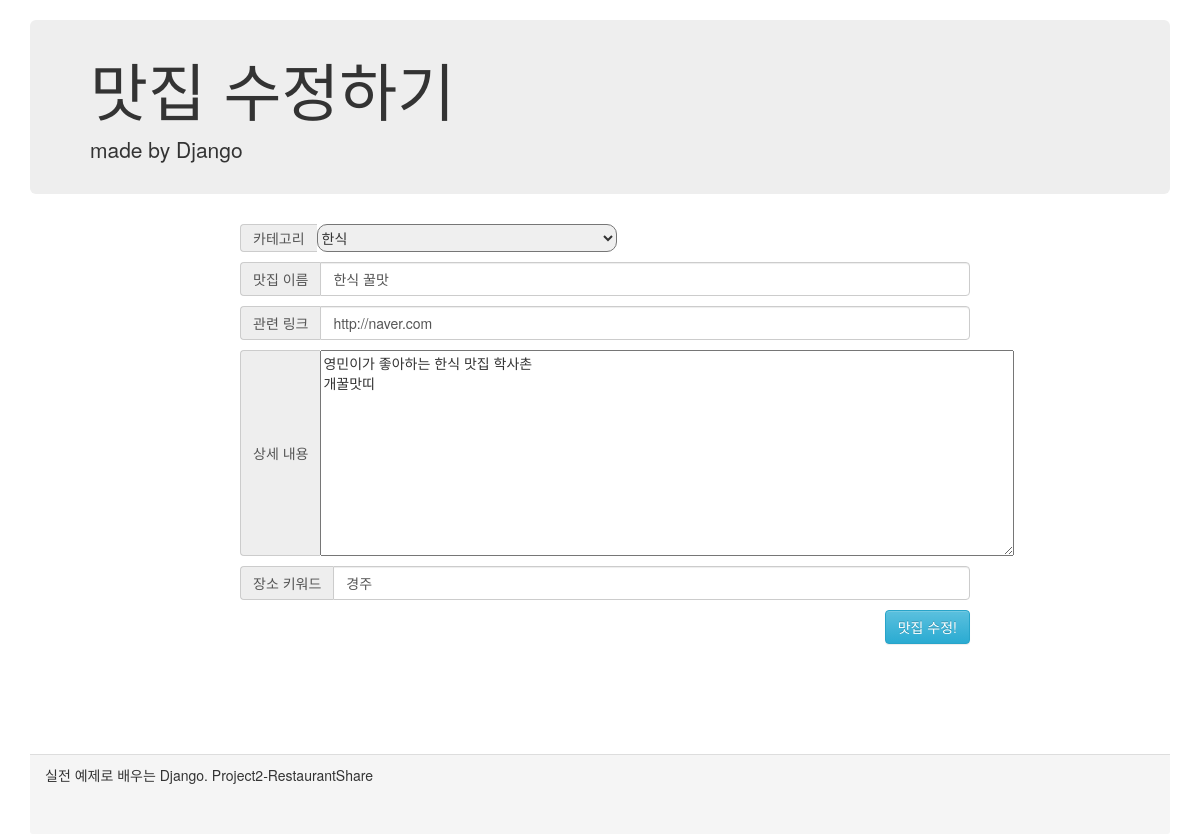
Screenshot of /restaurantDetail/updatePage/1 with the database file from the repository.
### shareRes/models.py (models this page shows)
class Restaurant(models.Model):
    category = models.ForeignKey(Category, on_delete=models.SET_DEFAULT, default=3)
    restaurant_name = models.CharField(max_length=100)
    restaurant_link = models.CharField(max_length=500)
    restaurant_content = models.TextField()
    restaurant_keyword = models.CharField(max_length=50)

### shareRes/views.py (the view)
def restaurantUpdate(request, res_id):
    categories = Category.objects.all()
    restaurant = Restaurant.objects.get(id=res_id)
    content = {"categories": categories, "restaurant": restaurant}
    return render(request, "shareRes/restaurantUpdate.html", content)

### shareRes/templates/shareRes/restaurantUpdate.html (shortened to what this page needs)
<html lang="en">
<head>
    <link rel="stylesheet" href="https://maxcdn.bootstrapcdn.com/bootstrap/3.3.2/css/bootstrap.min.css">
    <link rel="stylesheet" href="https://maxcdn.bootstrapcdn.com/bootstrap/3.3.2/css/bootstrap-theme.min.css">
</head>
<body>
    <div class="container">
        <div class="header">
            <div class="jumbotron">
                <h1>맛집 수정하기</h1>
                <p>made by Django</p>
            </div>
        </div>
        <div class="content">
            <form action="./update" method="POST" onsubmit="return checkFrom();">{% csrf_token %}
                <div class="inputDiv">
                    <div class="input-group">
                        <span class="input-group-addon" id="sizing-addon2">카테고리</span>
                        <select id="resCategory" name="resCategory" class="resCategory" size="1" required autofocus>
                            {% for category in categories %}
                            {% if category == restaurant.category %}
                            <option value="{{category.id}}" selected>{{category.category_name}}</option>
                            {% else %}
                            <option value="{{category.id}}">{{category.category_name}}</option>
                            {% endif %}
                            {% endfor%}
                        </select>
                    </div>
                    <div class="input-group">
                        <span class="input-group-addon" id="sizing-addon2">맛집 이름</span>
                        <input id="resTitle" name="resTitle" type="text" class="form-control"
                            placeholder="맛집 이름을 입력해주세요." aria-describedby="sizing-addon2"
                            value="{{restaurant.restaurant_name}}">
                    </div>
                    <div class=" input-group">
                        <span class="input-group-addon" id="sizing-addon2">관련 링크</span>
                        <input id="resLink" name="resLink" type="text" class="form-control" placeholder="관련 링크를 입력해주세요."
                            aria-describedby="sizing-addon2" value="{{restaurant.restaurant_link}}">
                    </div>
                    <div class="input-group">
                        <span class="input-group-addon" id="sizing-addon2">상세 내용</span>
                        <textarea id="resContent" name="resContent" cols="90" rows="10"
                            placeholder="상세 내용을 입력해주세요.">{{restaurant.restaurant_content}}</textarea>
                    </div>
                    <div class="input-group">
                        <span class="input-group-addon" id="sizing-addon2">장소 키워드</span>
                        <input id="resLoc" name="resLoc" type="text" class="form-control" placeholder="장소 키워드를 입력해주세요."
                            aria-describedby="sizing-addon2" value="{{restaurant.restaurant_keyword}}">
                    </div>
                    <input type="submit" class="resAddBtn btn btn-info" role="button" value="맛집 수정!" />
                </div>
            </form>
        </div>
        <div class="panel-footer">
            실전 예제로 배우는 Django. Project2-RestaurantShare
        </div>
    </div>
</body>
</html>

### shareRes/templates/shareRes/restaurantUpdate.html (style rules this page uses)
.container { margin-top: 20px; }
.jumbotron { padding-top: 15px; padding-bottom: 15px; }
.content { min-height: 60%; margin: auto; }
.inputDiv { margin-left: 200px; margin-right: 200px; margin-bottom: 50px; }
select[size] { height: 28px; }
.resCategory { width: 300px; border-radius: 10px; }
.input-group { margin: 10px; width: 730px; }
.resAddBtn { float: right; }
.panel-footer { margin-top: 50px; height: 10%; }

### rows the page displays
Restaurant: resTitle "한식 꿀맛", resLink "http://naver.com", resContent "영민이가 좋아하는 한식 맛집 학사촌 개꿀맛띠", resLoc "경주"

### other values shown
form field resCategory "한식"
